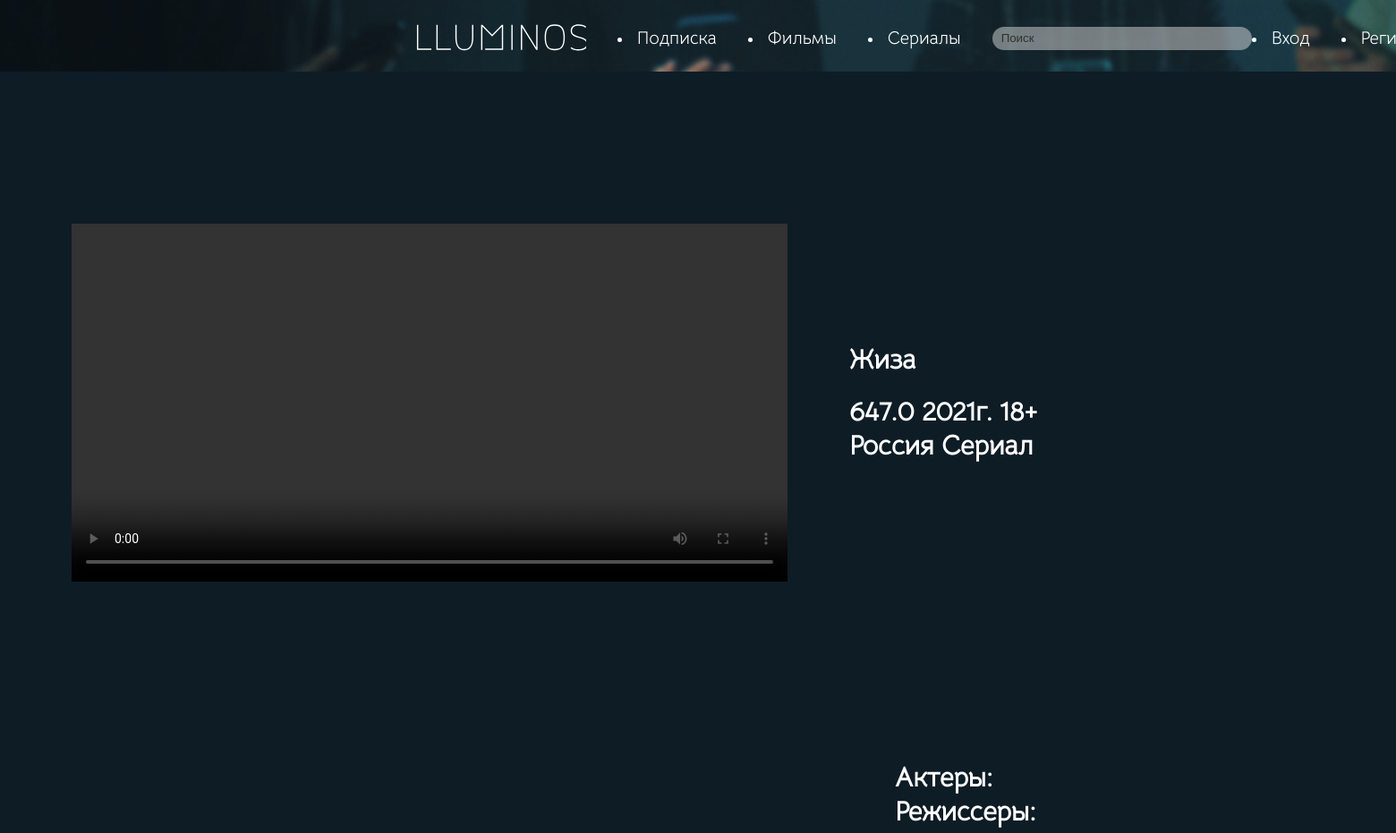
Page /product.php?id=5 (upper part) on the earlier database version.
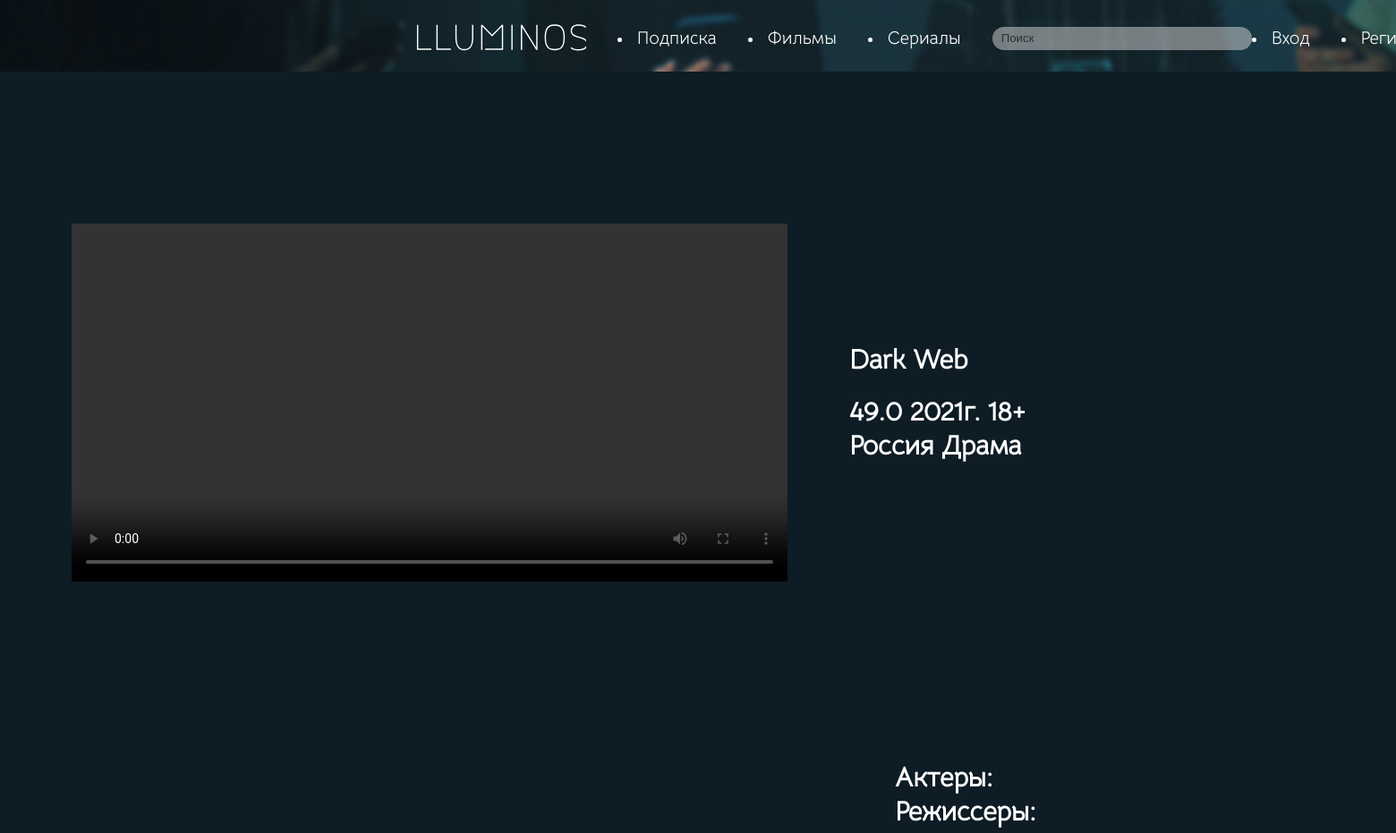
Same page on the later database version.
### tables this page shows
CREATE TABLE `products` (
  `product_id` int(11) NOT NULL,
  `name` varchar(256) NOT NULL,
  `price` int(11) NOT NULL,
  `country` varchar(256) NOT NULL,
  `year` int(11) NOT NULL,
  `model` varchar(256) NOT NULL,
  `category` varchar(256) NOT NULL,
  `count` int(11) NOT NULL,
  `path` varchar(256) NOT NULL,
  `created_at` timestamp NOT NULL DEFAULT CURRENT_TIMESTAMP
);

### product.php (the view, shortened to what this page needs)
<?php
	$connect = new mysqli("localhost", "root", "", "up1");
	$connect->set_charset("utf8");
	$id = (isset($_GET["id"])) ? $_GET["id"] : 0;
	$sql = "SELECT * FROM `products` WHERE `count` > 0 AND `product_id`=". $id;
	if(!$result = $connect->query($sql))
		return die ("Ошибка получения данных: ". $connect->error);
	if(!$product = $result->fetch_assoc())
		return header("Location:index.php?message=Товар отсутствует");
$menu = '
<div class="logo">
	 <a href="index.php">
		<img src="assets/img/Illuminos.svg" alt="">
	</a>
</div>
<li><a href="login.php">Подписка</a></li>
	<li><a href="index.php">Фильмы</a></li>
	<li><a href="catalog.php">Сериалы</a></li>
	<input name="s" placeholder="Поиск" type="search">
	%s
';
$m = '';
if(isset($_SESSION["role"])) {
	$m = '<li><a href="index2.php">Личный кабинет</a></li>';
	$m = '<li><a href="cart.php">Избранное</a></li>';
	$m = '<a href="index2.php">Личный кабинет</a>';
	$m .= ($_SESSION["role"] == "admin") ? '<li><a href="admin.php">Изменения</a></li>' : '';
	$m .= '<li><a href="controllers/logout.php">Выход</a></li>';
} else
	$m = '
		<li><a href="login.php">Вход</a></li>
		<li><a href="register.php">Регистрация</a></li>
	';
$menu = sprintf($menu, $m);
?>
<!DOCTYPE html>
<html lang="en">
<head>
<link rel="stylesheet" href="assets/css/style.css">
<link rel="stylesheet" href="assets/css/style1.css">
</head>
<body>
<div class="main1">
<div class="main_menu">
   <div class="item">
	   <div class="menu_item">
	   <?= $menu ?>
	  </div>
		 </div>
</div>
</div>
	<main>
		<div class="content">
			<div class="head"></div>
			<div class="product wrap">
				      <video controls width="800">
					         <source src="<?= $product["video"] ?>" alt="">
                    </video>
				<div class="text">
					<h3><b><?= $product["name"] ?></b></h3><br>
					<p><b><?= $product["count"] ?>.0</b>      <b><?= $product["year"] ?>г.</b>   <b><?= $product["time"] ?> </b>      <b><?= $product["price"] ?>+</b></p>
					<p><b><?= $product["country"] ?> </b> <b> <?= $product["model"] ?></b></p>
					</div>
					<BR><BR><BR><BR>
				</div>
				<div class="opisanie">
					<div class="opis1">
                      <p><b><?= $product["opisanie"] ?></p>
                    </div>
					<div class="opis2">
					<p>Актеры: <br>
                    </p>
					<p>Режисcеры: <br>
                    </p>
</div>
				</div>
			</div>
	</main>
		<body>

### assets/css/style.css (style rules this page uses)
* { padding: 0px; margin: 0px; border: none; }
*, *::before, *::after { box-sizing: border-box; }
a, a:link, a:visited { text-decoration: none; }
aside, nav, footer, header, section, main { display: block; }
h1, h2, h3, h4, h5, h6, p { font-size: inherit; font-weight: inherit; }
body { background: #0E1C25; font-family: Bellota; color: #fff; }
.main1 { width: 1900px; height: 80px; flex-shrink: 0; background-image:url("../img/fon.png"); position: static; background-size: cover; display: flex; justify-content: center; margin:0 auto; }
.main_menu { display: flex; width: 1440px; height: 85px; justify-content: space-between; align-items: center; }
.logo { display: flex; align-items: center; justify-content: center; }
.logo img { width: 198px; height: 35px; }
.menu_item { display: flex; align-items: center; justify-content: space-between; font-family: "Bellota Text"; font-style: normal; }
.menu_item a { font-family: Bellota; font-size: 20px; color: #fff; text-decoration: none; align-items: center; margin-right: 35px; padding: 0; }
input { width: 290px; height: 26px; padding-left: 10px; border: 2px ; border-radius: 20px; outline: none; background: rgba(217, 217, 217, 0.50); }
.opisanie { margin: 0 auto; width: 1440px; height: 600px; display: flex; align-items: center; justify-content: space-between }
.opis1 { width: 600px; height: 350px; margin: 0; }
.opis2 { width: 500px; height: 300px; margin: 0; }

### assets/css/style1.css (style rules this page uses)
* { margin: 0; padding: 0; box-sizing: border-box; }
body { background: #0E1C25; font-family: Bellota; color: #fff; }
h2,h3,h4,p { text-align: left; width: 100%; font-size: 30px; }
a { color: rgb(255, 255, 255); cursor:pointer; text-decoration: none; font-size: 30px; }
img { object-fit: cover; }
* { box-sizing:border-box }
input:valid:not(:placeholder-shown) { border: none; }
div.content { max-width: 1440px; margin: 0 auto; padding: 0 0px; }
div.head { padding: 20px 0; margin: 40px 0 30px; font-size: 20pt; text-align: center; }
div.wrap { padding: 20px; margin: 0 auto; border-radius: 5px; }
main { min-height: calc(100vh - 400px); }
main div.product { margin: 0 auto; width: 1440px; height: 500px; display: flex; flex-wrap: wrap; justify-content: space-between; align-items: center; }
main div.product > div { width: 33%; flex-shrink: 0; }

Differences in the rows shown:
changed products "Россия": name "Жиза" → "Dark Web"; count "647" → "49"; model "Сериал" → "Драма"
